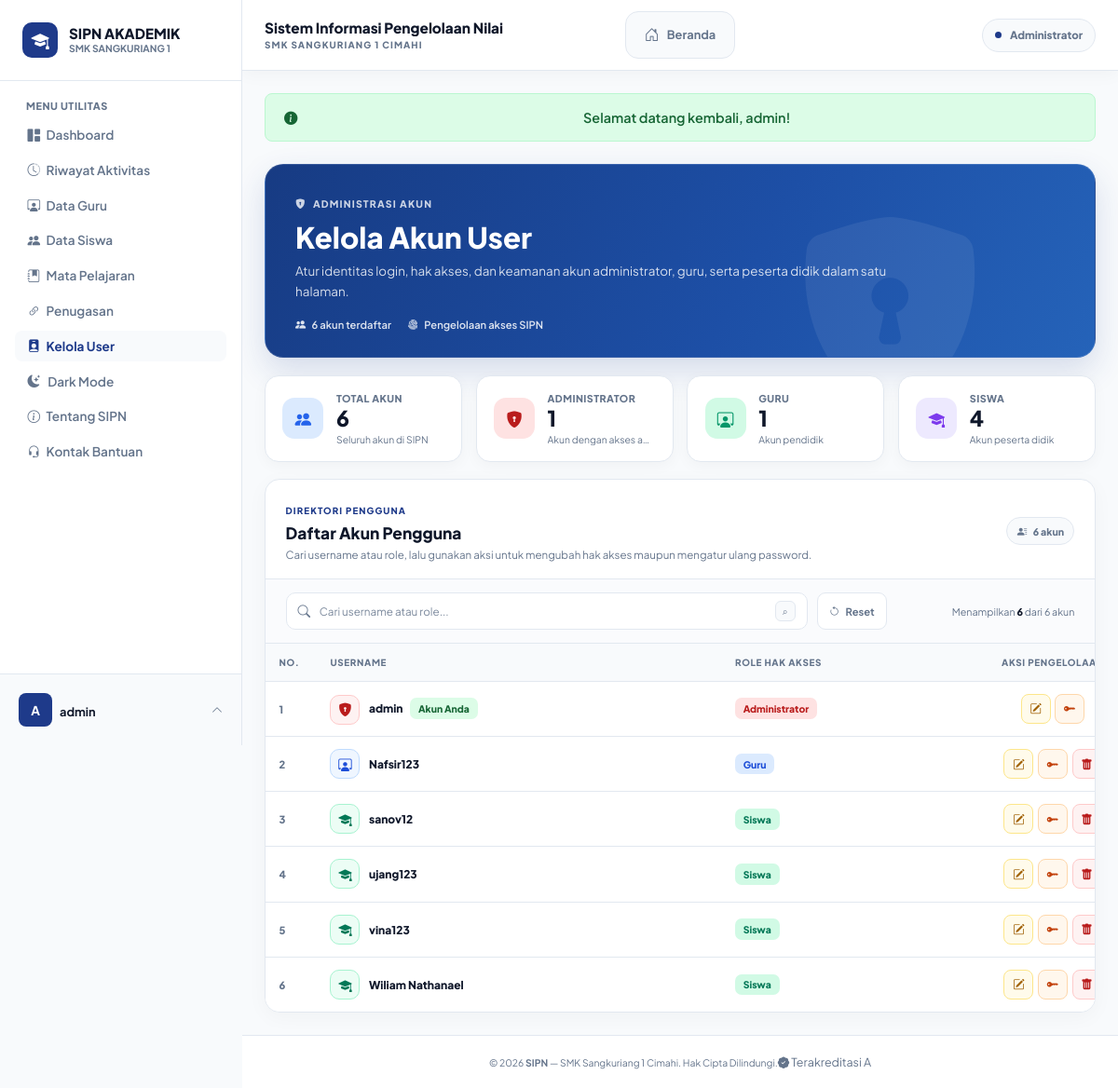
The app's page /admin/data_user.php (signed in), older data.
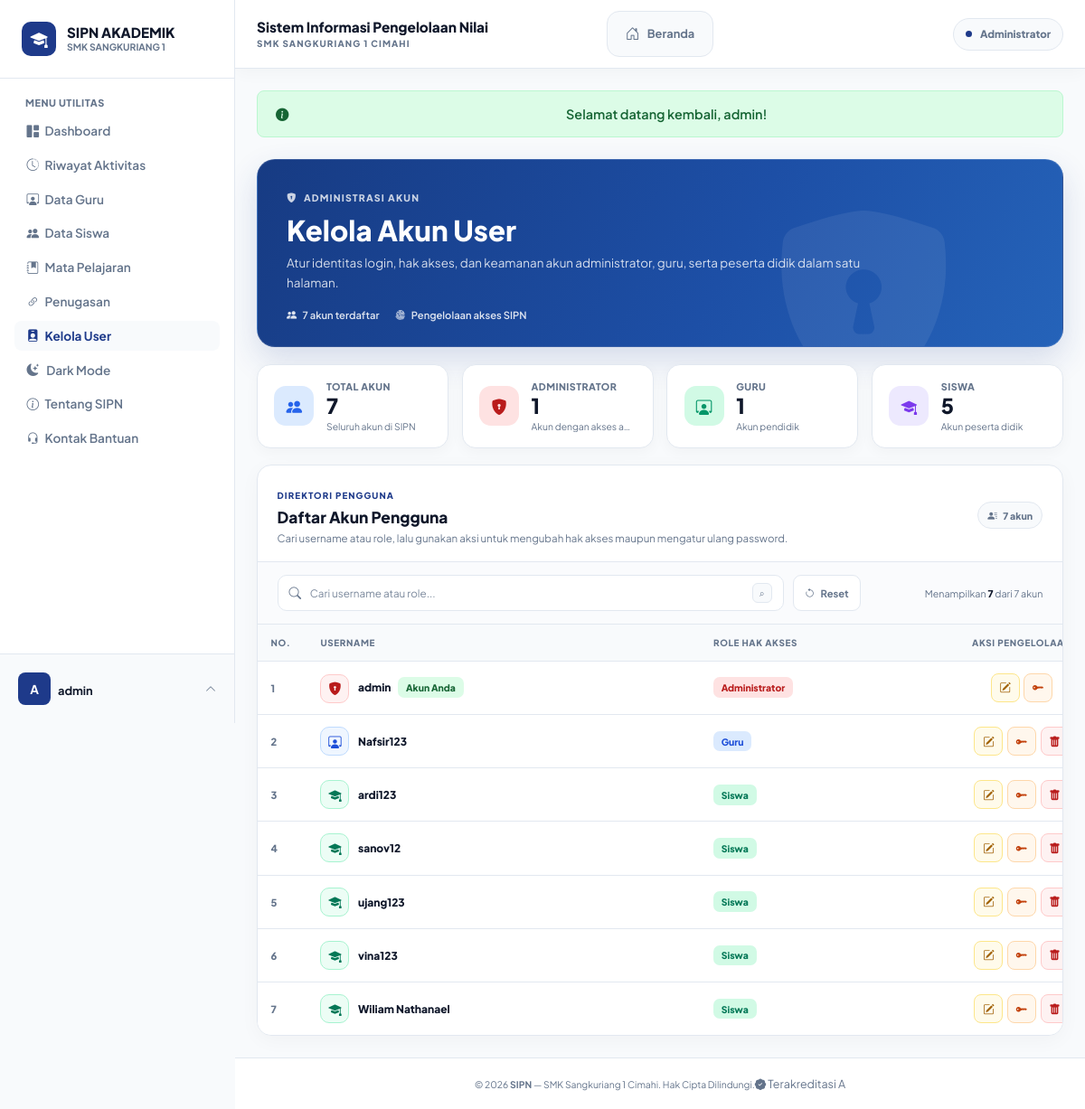
The same page, newer data.
### tables this page shows
CREATE TABLE `users` (
  `id` int(11) NOT NULL,
  `username` varchar(50) NOT NULL,
  `password` varchar(255) NOT NULL,
  `role` enum('admin','guru','siswa') NOT NULL,
  `foto` varchar(255) DEFAULT NULL,
  `created_at` timestamp NULL DEFAULT current_timestamp()
);

### admin/data_user.php (called while the page is built, shortened)
<?php
require_once __DIR__ . '/../includes/helper_cek_login.php';
$logged_in_user_id = (int) ($_SESSION['user_id'] ?? 0);
$query = 'SELECT id, username, role FROM users ORDER BY role ASC, username ASC';
$result = mysqli_query($conn, $query);
$users = [];
if ($result) {
    while ($row = mysqli_fetch_assoc($result)) {
        $users[] = $row;
    }
}
$total_user = count($users);
$total_siswa = count(array_filter($users, static fn($row) => ($row['role'] ?? '') === 'siswa'));
$e = static function ($value): string {
    return htmlspecialchars((string) $value, ENT_QUOTES, 'UTF-8');
};
$role_labels = [
    'admin' => 'Administrator',
    'guru' => 'Guru',
    'siswa' => 'Siswa',
];
$role_pills = [
    'admin' => 'is-red',
    'guru' => 'is-blue',
    'siswa' => 'is-green',
];
$role_icons = [
    'admin' => 'bi-shield-lock-fill',
    'guru' => 'bi-person-workspace',
    'siswa' => 'bi-mortarboard-fill',
];
require_once __DIR__ . '/../includes/template_header.php';
require __DIR__ . '/views/data_user_view.php';
require_once __DIR__ . '/../includes/template_footer.php';

### includes/components/navigation/role_links.php (called while the page is built, shortened)
<?php
if ($current_role === 'siswa') {
    $role_navigation_items = [
        [
            'href'  => BASE_URL . 'siswa/dashboard_siswa.php',
            'page'  => 'dashboard_siswa.php',
            'title' => 'Beranda',
            'label' => 'Beranda',
            'icon'  => 'bi-house-door',
        ],
        [
            'href'  => BASE_URL . 'siswa/lihat_nilai_rapor.php',
            'page'  => 'lihat_nilai_rapor.php',
            'title' => 'Lihat Nilai Rapor',
            'label' => 'Lihat Nilai Rapor',
            'icon'  => 'bi-file-earmark-text',
        ],
    ];
    $topbar_navigation_items = $role_navigation_items;
} elseif ($current_role === 'admin') {
    $topbar_navigation_items = [
        [
            'href'  => BASE_URL . 'admin/dashboard_admin.php',
            'page'  => 'dashboard_admin.php',
            'title' => 'Beranda',
            'label' => 'Beranda',
            'icon'  => 'bi-house-door',
        ],
    ];
}

### admin/views/data_user_view.php (the view, shortened to what the changed rows need)
<div class="sipn-admin-data-page sipn-admin-data-page--user">
    <header class="sipn-admin-data-hero sipn-admin-data-enter" style="--admin-enter-delay: 0ms;">
        <div class="sipn-admin-data-hero__copy">
            <h1>Kelola Akun User</h1>
            <div class="sipn-admin-data-hero__meta">
                <span><i class="bi bi-people-fill" aria-hidden="true"></i> <?= number_format($total_user, 0, ',', '.'); ?> akun terdaftar</span>
                <span><i class="bi bi-fingerprint" aria-hidden="true"></i> Pengelolaan akses SIPN</span>
            </div>
        </div>
    </header>
    <section class="sipn-admin-data-stats" aria-label="Ringkasan akun pengguna">
        <article class="sipn-admin-data-stat sipn-admin-data-enter" style="--admin-enter-delay: 65ms;">
            <span class="sipn-admin-data-stat__body"><small>Total Akun</small><strong><?= number_format($total_user, 0, ',', '.'); ?></strong><em>Seluruh akun di SIPN</em></span>
        </article>
        <article class="sipn-admin-data-stat sipn-admin-data-enter" style="--admin-enter-delay: 215ms;">
            <span class="sipn-admin-data-stat__body"><small>Siswa</small><strong><?= number_format($total_siswa, 0, ',', '.'); ?></strong><em>Akun peserta didik</em></span>
        </article>
    </section>
    <section class="sipn-admin-data-panel sipn-admin-data-enter" style="--admin-enter-delay: 255ms;" aria-labelledby="userTableTitle">
        <div class="sipn-admin-data-panel__heading">
            <div>
                <span class="sipn-admin-data-kicker">Direktori pengguna</span>
                <h2 id="userTableTitle">Daftar Akun Pengguna</h2>
                <p>Cari username atau role, lalu gunakan aksi untuk mengubah hak akses maupun mengatur ulang password.</p>
            </div>
            <span class="sipn-admin-data-total"><i class="bi bi-person-lines-fill" aria-hidden="true"></i> <?= number_format($total_user, 0, ',', '.'); ?> akun</span>
        </div>
        <div class="sipn-admin-data-toolbar">
            <label class="sipn-admin-data-search">
                <i class="bi bi-search" aria-hidden="true"></i>
                <input type="search" data-admin-table-search placeholder="Cari username atau role..." autocomplete="off" aria-label="Cari akun berdasarkan username atau role">
                <kbd>⌕</kbd>
            </label>
            <button type="button" class="sipn-admin-data-reset" data-admin-search-clear><i class="bi bi-arrow-counterclockwise" aria-hidden="true"></i> Reset</button>
            <span class="sipn-admin-data-result" aria-live="polite">Menampilkan <strong data-admin-results-count><?= $total_user; ?></strong> dari <?= $total_user; ?> akun</span>
        </div>
        <div class="sipn-admin-data-table-wrap">
            <table class="sipn-admin-data-table" data-admin-search-table>
                <thead><tr>
                    <th class="sipn-admin-data-col-number">No.</th>
                    <th>Username</th>
                    <th>Role Hak Akses</th>
                    <th class="sipn-admin-data-col-action">Aksi Pengelolaan</th>
                </tr></thead>
                <tbody>
                <?php if ($users): ?>
                    <?php foreach ($users as $index => $row): ?>
                    <?php
                        $row_id = (int) $row['id'];
                        $row_role = (string) ($row['role'] ?? '');
                        $role_label = $role_labels[$row_role] ?? 'Tidak dikenal';
                        $role_pill = $role_pills[$row_role] ?? 'is-orange';
                        $role_icon = $role_icons[$row_role] ?? 'bi-person-fill';
                        $is_current_user = $row_id === $logged_in_user_id;
                        $avatar_role_class = in_array($row_role, ['admin', 'guru', 'siswa'], true) ? 'is-' . $row_role : '';
                    ?>
                    <tr data-admin-search-row style="--admin-row-delay: <?= min($index, 12) * 45; ?>ms;">
                        <td class="sipn-admin-data-number"><?= $index + 1; ?></td>
                        <td>
                            <div class="sipn-admin-data-person">
                                <span class="sipn-admin-data-avatar <?= $avatar_role_class; ?>"><i class="bi <?= $role_icon; ?>" aria-hidden="true"></i></span>
                                <span>
                                    <strong><?= $e($row['username']); ?></strong>
                                    <?php if ($is_current_user): ?><span class="sipn-admin-data-pill is-current">Akun Anda</span><?php endif; ?>
                                </span>
                            </div>
                        </td>
                        <td><span class="sipn-admin-data-pill <?= $role_pill; ?>"><?= $e($role_label); ?></span></td>
                        <td class="sipn-admin-data-actions" data-search-ignore>
                            <button type="button" class="sipn-admin-icon-button is-edit" data-modal-target="#modalEdit<?= $row_id; ?>" title="Edit akun" aria-label="Edit akun <?= $e($row['username']); ?>"><i class="bi bi-pencil-square" aria-hidden="true"></i></button>
                            <button type="button" class="sipn-admin-icon-button is-reset" data-modal-target="#modalReset<?= $row_id; ?>" title="Reset password" aria-label="Reset password <?= $e($row['username']); ?>"><i class="bi bi-key-fill" aria-hidden="true"></i></button>
                            <?php if (!$is_current_user): ?>
                                <button type="button" class="sipn-admin-icon-button is-delete" data-modal-target="#modalHapus<?= $row_id; ?>" title="Hapus akun" aria-label="Hapus akun <?= $e($row['username']); ?>"><i class="bi bi-trash-fill" aria-hidden="true"></i></button>
                            <?php endif; ?>
                        </td>
                    </tr>
                    <?php endforeach; ?>
                <?php else: ?>
                    <tr><td colspan="4" class="sipn-admin-data-empty"><i class="bi bi-person-x" aria-hidden="true"></i><strong>Belum ada akun pengguna</strong><span>Akun yang terdaftar akan muncul pada tabel ini.</span></td></tr>
                <?php endif; ?>
                </tbody>
            </table>
        </div>
    </section>
</div>

### includes/components/topbar/navigation.php
<nav class="topbar-navigation" aria-label="Navigasi cepat">
    <ul>
        <?php foreach ($topbar_navigation_items as $item): ?>
            <li>
                <a href="<?= htmlspecialchars($item['href'], ENT_QUOTES, 'UTF-8'); ?>"
                   class="topbar-nav-link <?= $current_page === $item['page'] ? 'active' : ''; ?>">
                    <i class="bi <?= htmlspecialchars($item['icon'], ENT_QUOTES, 'UTF-8'); ?>" aria-hidden="true"></i>
                    <span><?= htmlspecialchars($item['label'], ENT_QUOTES, 'UTF-8'); ?></span>
                </a>
            </li>
        <?php endforeach; ?>
    </ul>
</nav>

Row changes from the older to the newer data that the page shows:
added users: min($index, 12) * 45 90 (drawn), username "ardi123", role "Siswa"
Text that changed along with them:
$total_user: "6" → "7"
$total_siswa: "4" → "5"
